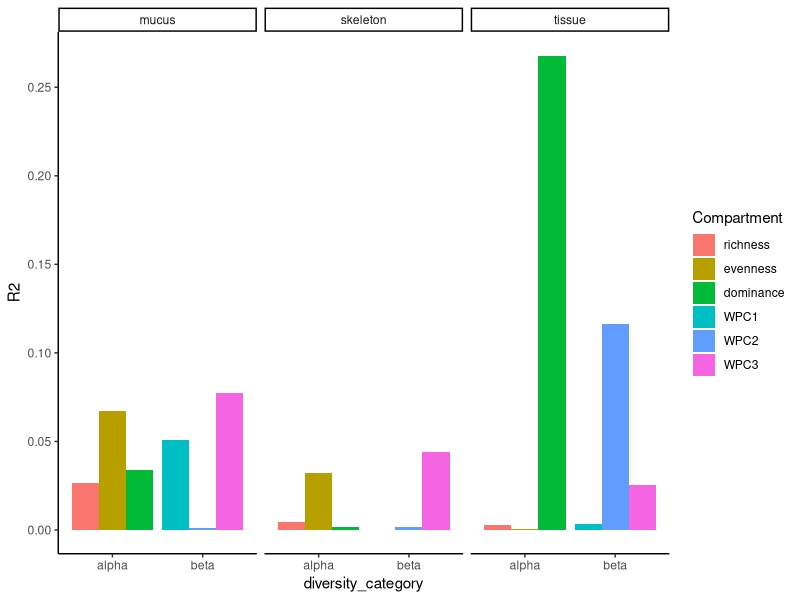
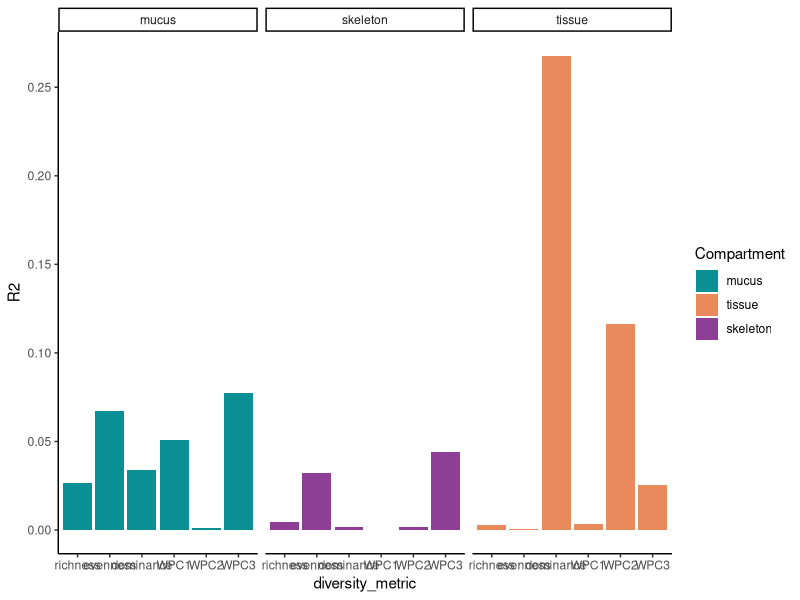
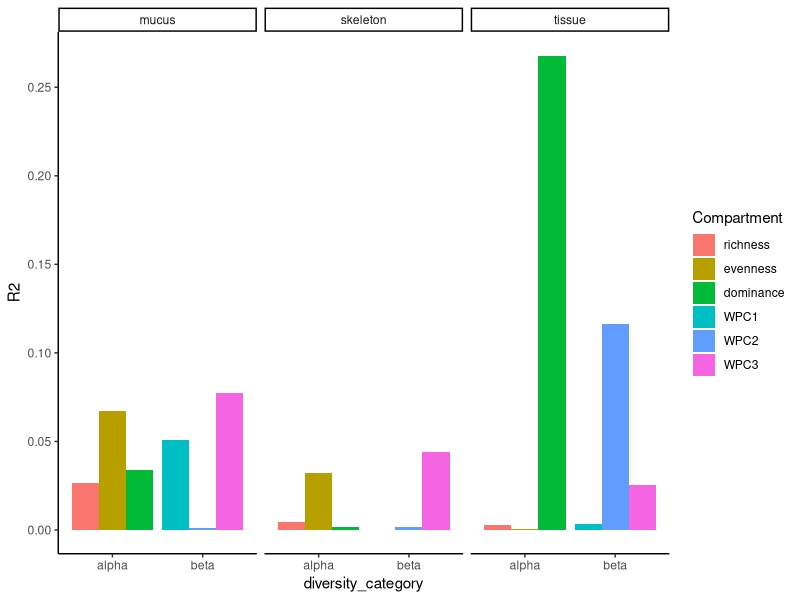
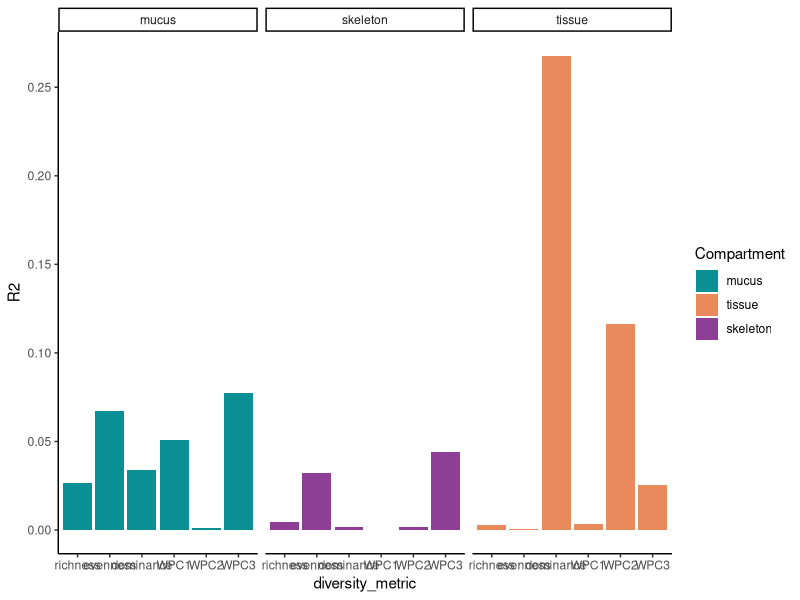

Here is the R script that generated these plots, in order:
### Code for making an R2 bar plot for publication ###

#R2 of disease vs. variable on y axis and alpha/beta diversity metrics on x axis, grouped by compartment type

#load libraries
library(dplyr)
library(ggplot2)

#read in table (data extracted from PGLS_gcmp_output, R2 from best fitting models for alpha div)
r2.table <- read.csv("input/gcmp_r2_table_revised.csv", header = TRUE)
#Make sure the order is right

r2.table$diversity_metric <- factor(x = r2.table$diversity_metric, levels = c("richness", "evenness", "dominance", "WPC1", "WPC2", "WPC3"))

#Group by compartment & fill by diversity metric

ggplot(r2.table, aes(fill=factor(diversity_metric), y=R2, x=diversity_category)) + 
  geom_bar(position="dodge", stat="identity") +
  #scale_fill_manual(values = "#098F94") +
  guides(fill=guide_legend(title="Compartment")) +
  scale_y_continuous(breaks=c(0, 0.05, 0.1, 0.15, 0.2, 0.25, 0.3)) +
  theme_classic() +
  facet_wrap(~compartment)

ggsave("output/r2_barplot_color_by_compartment_new.pdf")

#Group by compartment and fill by metric
ggplot(r2.table, aes(fill=factor(compartment, levels = c("mucus", "tissue", "skeleton")), y=R2, x=diversity_metric)) + 
  geom_bar(position="dodge", stat="identity") +
  scale_fill_manual(values = c("#098F94", "#e98A5C", "#8D3F95")) +
  guides(fill=guide_legend(title="Compartment")) +
  scale_y_continuous(breaks=c(0, 0.05, 0.1, 0.15, 0.2, 0.25, 0.3)) +
  theme_classic() +
  facet_wrap(~compartment)

ggsave("output/r2_barplot_color_by_compartment_grouped_by_metric_new.pdf")

